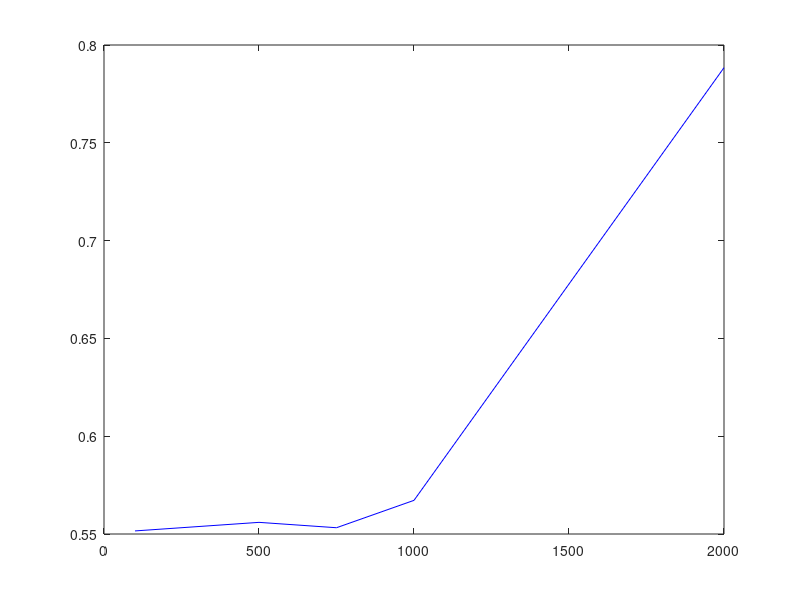

MATLAB code for this plot:
% Exercise 4

% to simplify, I going to use squared images
% time measured in s
res = 4000;
s = [5.604 5.604 5.604 5.604 5.604];
% I'll use only 1000 threads fixed in fine graine 
threadsf = [100 500 750 1000 2000];
timef = [10.16 10.08 10.13 9.88 7.108];
threadsg = 4;
timeg = 8.4;
sf = s./timef;
sg = s/timeg;
plot(threadsf, sf, 'b');
%hold on;
%plot(threadsg, sg, 'r');
%hold off;